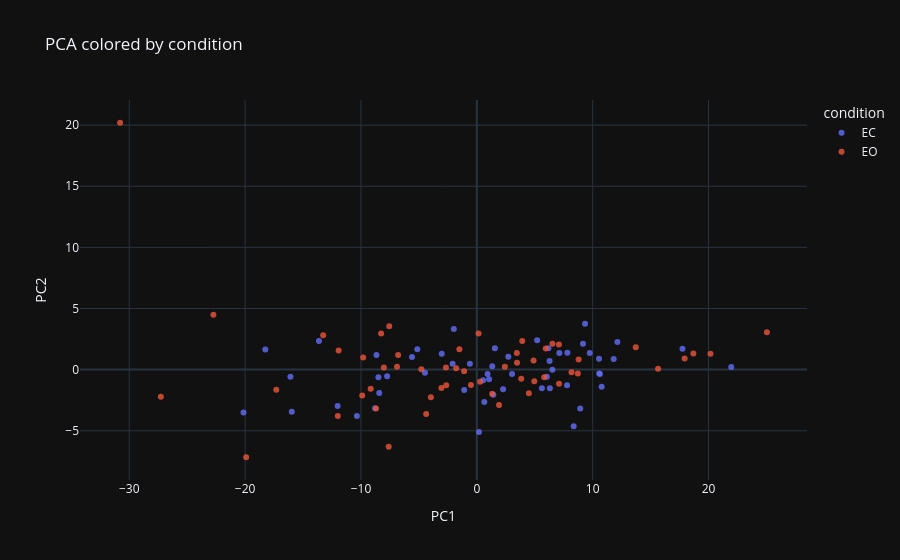
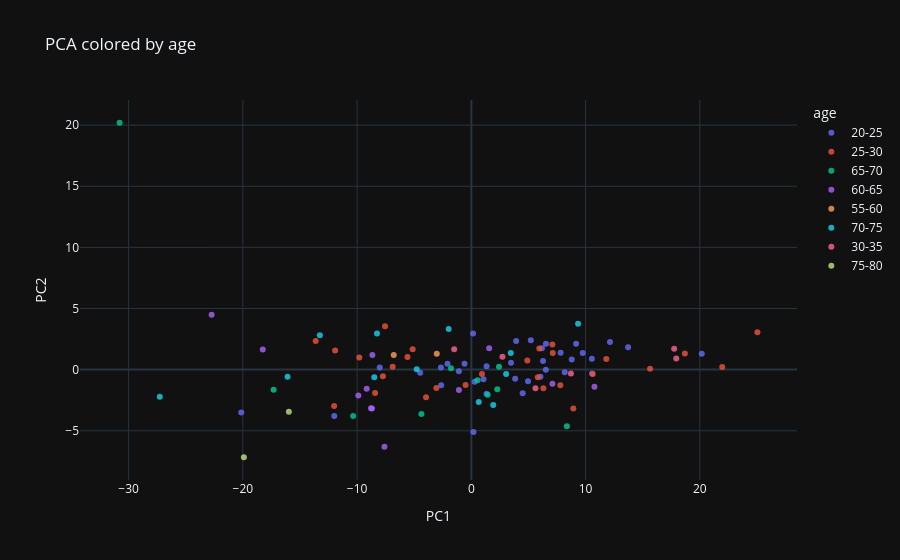
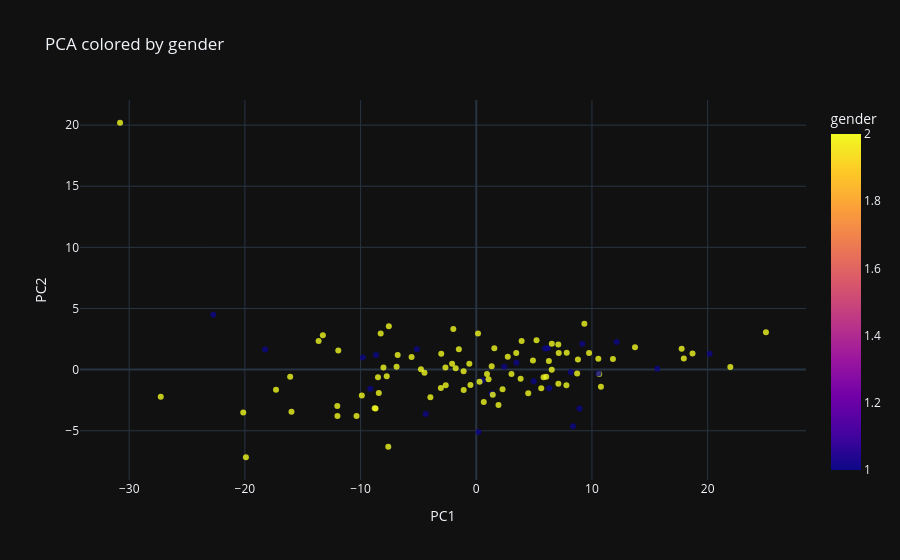

Notebook code cell kept with these figures, in order:
### Code cell
color_vars = ["condition", "age", "gender"]

for var in color_vars:
    fig = px.scatter(
        df_pca,
        x="PC1",
        y="PC2",
        color=var,
        title=f"PCA colored by {var}",
        opacity=0.8,
        template="plotly_dark"
    )
    fig.show()

### Figure 1 — Plotly figure (JSON) as saved in the notebook; plotly's stock layout.template omitted (floating-point values rounded to 4 significant figures)
{"data": [{"hovertemplate": "condition=EC<br>PC1=%{x}<br>PC2=%{y}<extra></extra>", "legendgroup": "EC", "marker": {"color": "#636efa", "opacity": 0.8, "symbol": "circle"}, "mode": "markers", "name": "EC", "orientation": "v", "showlegend": true, "type": "scatter", "x": [-20.14, 6.048, 6.305, 9.168, 8.359, -1.088, -3.028, -8.496, 0.1865, -8.425, 8.925, 10.63, 0.5433, 12.13, -5.137, 7.79, -7.741, 0.9284, -2.089, 10.55, -12.01, 11.81, 21.96, 5.616, -13.63, 17.75, 9.751, -8.782, -8.664, -15.97, -1.985, 10.77, 3.043, -18.26, 7.815, 10.56, 9.343, 6.182, -10.35, -16.09, 0.647, 2.27, 1.426, 1.56, -5.593, 1.333, 5.208, -4.478, -0.5992, 6.522, 7.127, 1.061, 2.723, 6.277], "xaxis": "x", "y": [-3.504, -0.5905, -1.529, 2.117, -4.637, -1.677, 1.305, -0.6246, -5.101, -1.908, -3.187, -0.3507, -0.8743, 2.255, 1.665, -1.281, -0.5394, -0.3543, 0.4876, 0.8838, -2.966, 0.864, 0.2059, -1.524, 2.348, 1.707, 1.35, -3.154, 1.203, -3.449, 3.328, -1.411, -0.3581, 1.649, 1.388, -0.3073, 3.748, 1.755, -3.797, -0.5819, -2.647, -1.609, -2.056, 1.738, 1.028, 0.266, 2.407, -0.2472, 0.4844, -0.01336, 1.357, -0.7932, 1.047, 0.7095], "yaxis": "y"}, {"hovertemplate": "condition=EO<br>PC1=%{x}<br>PC2=%{y}<extra></extra>", "legendgroup": "EO", "marker": {"color": "#EF553B", "opacity": 0.8, "symbol": "circle"}, "mode": "markers", "name": "EO", "orientation": "v", "showlegend": true, "type": "scatter", "x": [-12.0, -2.64, 15.64, 20.17, -4.372, -7.607, -6.794, -4.784, 1.326, -0.5053, 5.948, 18.69, 2.418, 4.961, -9.809, 5.818, -11.93, -3.966, 0.151, 8.789, -7.557, 7.09, 25.04, 8.718, -6.888, 17.94, 3.833, -9.892, -9.162, -19.91, -13.26, 7.097, 3.453, -22.74, 0.2844, 8.174, -8.262, 3.472, -30.79, -27.27, 1.919, -17.31, -1.782, -8.703, -3.062, -2.663, 6.528, 3.922, -1.094, 4.491, 4.898, -8.022, -1.504, 13.72], "xaxis": "x", "y": [-3.802, -1.272, 0.07526, 1.305, -3.638, -6.31, 1.189, 0.04029, -1.981, -1.264, 1.728, 1.323, 0.2447, -0.9429, 0.9962, -0.6207, 1.57, -2.25, 2.961, 0.818, 3.542, 2.055, 3.049, -0.3193, 0.2362, 0.9164, -0.7444, -2.121, -1.555, -7.167, 2.808, -1.158, 1.363, 4.49, -1.0, -0.2055, 2.959, 0.5665, 20.19, -2.222, -2.886, -1.641, 0.1217, -3.188, -1.493, 0.1683, 2.121, 2.341, -0.127, -1.928, 0.7515, 0.1796, 1.676, 1.83], "yaxis": "y"}], "layout": {"legend": {"title": {"text": "condition"}, "tracegroupgap": 0}, "title": {"text": "PCA colored by condition"}, "xaxis": {"anchor": "y", "domain": [0, 1], "title": {"text": "PC1"}}, "yaxis": {"anchor": "x", "domain": [0, 1], "title": {"text": "PC2"}}}}

### Figure 2 — Plotly figure (JSON) as saved in the notebook; plotly's stock layout.template omitted (floating-point values rounded to 4 significant figures)
{"data": [{"hovertemplate": "age=20-25<br>PC1=%{x}<br>PC2=%{y}<extra></extra>", "legendgroup": "20-25", "marker": {"color": "#636efa", "opacity": 0.8, "symbol": "circle"}, "mode": "markers", "name": "20-25", "orientation": "v", "showlegend": true, "type": "scatter", "x": [-20.14, -12.0, 6.048, -2.64, 9.168, 20.17, 0.1865, 1.326, 12.13, 4.961, -2.089, 0.151, 10.55, 8.789, 9.751, 3.833, 7.815, 0.2844, 10.56, 8.174, 6.182, 3.472, 1.333, -2.663, 5.208, 6.528, -4.478, 3.922, -0.5992, -1.094, 6.522, 4.491, 1.061, -8.022, 6.277, 13.72], "xaxis": "x", "y": [-3.504, -3.802, -0.5905, -1.272, 2.117, 1.305, -5.101, -1.981, 2.255, -0.9429, 0.4876, 2.961, 0.8838, 0.818, 1.35, -0.7444, 1.388, -1.0, -0.3073, -0.2055, 1.755, 0.5665, 0.266, 0.1683, 2.407, 2.121, -0.2472, 2.341, 0.4844, -0.127, -0.01336, -1.928, -0.7932, 0.1796, 0.7095, 1.83], "yaxis": "y"}, {"hovertemplate": "age=25-30<br>PC1=%{x}<br>PC2=%{y}<extra></extra>", "legendgroup": "25-30", "marker": {"color": "#EF553B", "opacity": 0.8, "symbol": "circle"}, "mode": "markers", "name": "25-30", "orientation": "v", "showlegend": true, "type": "scatter", "x": [6.305, 15.64, -8.425, -0.5053, 8.925, 5.948, 10.63, 18.69, -5.137, -9.809, 7.79, 5.818, -7.741, -11.93, 0.9284, -3.966, -12.01, -7.557, 11.81, 7.09, 21.96, 25.04, -13.63, -6.888, -5.593, -3.062, 7.127, 4.898], "xaxis": "x", "y": [-1.529, 0.07526, -1.908, -1.264, -3.187, 1.728, -0.3507, 1.323, 1.665, 0.9962, -1.281, -0.6207, -0.5394, 1.57, -0.3543, -2.25, -2.966, 3.542, 0.864, 2.055, 0.2059, 3.049, 2.348, 0.2362, 1.028, -1.493, 1.357, 0.7515], "yaxis": "y"}, {"hovertemplate": "age=65-70<br>PC1=%{x}<br>PC2=%{y}<extra></extra>", "legendgroup": "65-70", "marker": {"color": "#00cc96", "opacity": 0.8, "symbol": "circle"}, "mode": "markers", "name": "65-70", "orientation": "v", "showlegend": true, "type": "scatter", "x": [8.359, -4.372, 0.5433, 2.418, -10.35, -30.79, 2.27, -17.31, 1.426, -1.782], "xaxis": "x", "y": [-4.637, -3.638, -0.8743, 0.2447, -3.797, 20.19, -1.609, -1.641, -2.056, 0.1217], "yaxis": "y"}, {"hovertemplate": "age=60-65<br>PC1=%{x}<br>PC2=%{y}<extra></extra>", "legendgroup": "60-65", "marker": {"color": "#ab63fa", "opacity": 0.8, "symbol": "circle"}, "mode": "markers", "name": "60-65", "orientation": "v", "showlegend": true, "type": "scatter", "x": [-1.088, -7.607, -8.782, -9.892, -8.664, -9.162, 10.77, 7.097, -18.26, -22.74, 1.56, -8.703], "xaxis": "x", "y": [-1.677, -6.31, -3.154, -2.121, 1.203, -1.555, -1.411, -1.158, 1.649, 4.49, 1.738, -3.188], "yaxis": "y"}, {"hovertemplate": "age=55-60<br>PC1=%{x}<br>PC2=%{y}<extra></extra>", "legendgroup": "55-60", "marker": {"color": "#FFA15A", "opacity": 0.8, "symbol": "circle"}, "mode": "markers", "name": "55-60", "orientation": "v", "showlegend": true, "type": "scatter", "x": [-3.028, -6.794], "xaxis": "x", "y": [1.305, 1.189], "yaxis": "y"}, {"hovertemplate": "age=70-75<br>PC1=%{x}<br>PC2=%{y}<extra></extra>", "legendgroup": "70-75", "marker": {"color": "#19d3f3", "opacity": 0.8, "symbol": "circle"}, "mode": "markers", "name": "70-75", "orientation": "v", "showlegend": true, "type": "scatter", "x": [-8.496, -4.784, -1.985, -13.26, 3.043, 3.453, 9.343, -8.262, -16.09, -27.27, 0.647, 1.919], "xaxis": "x", "y": [-0.6246, 0.04029, 3.328, 2.808, -0.3581, 1.363, 3.748, 2.959, -0.5819, -2.222, -2.647, -2.886], "yaxis": "y"}, {"hovertemplate": "age=30-35<br>PC1=%{x}<br>PC2=%{y}<extra></extra>", "legendgroup": "30-35", "marker": {"color": "#FF6692", "opacity": 0.8, "symbol": "circle"}, "mode": "markers", "name": "30-35", "orientation": "v", "showlegend": true, "type": "scatter", "x": [5.616, 8.718, 17.94, 17.75, 2.723, -1.504], "xaxis": "x", "y": [-1.524, -0.3193, 0.9164, 1.707, 1.047, 1.676], "yaxis": "y"}, {"hovertemplate": "age=75-80<br>PC1=%{x}<br>PC2=%{y}<extra></extra>", "legendgroup": "75-80", "marker": {"color": "#B6E880", "opacity": 0.8, "symbol": "circle"}, "mode": "markers", "name": "75-80", "orientation": "v", "showlegend": true, "type": "scatter", "x": [-15.97, -19.91], "xaxis": "x", "y": [-3.449, -7.167], "yaxis": "y"}], "layout": {"legend": {"title": {"text": "age"}, "tracegroupgap": 0}, "title": {"text": "PCA colored by age"}, "xaxis": {"anchor": "y", "domain": [0, 1], "title": {"text": "PC1"}}, "yaxis": {"anchor": "x", "domain": [0, 1], "title": {"text": "PC2"}}}}

### Figure 3 — Plotly figure (JSON) as saved in the notebook; plotly's stock layout.template omitted (floating-point values rounded to 4 significant figures)
{"data": [{"hovertemplate": "PC1=%{x}<br>PC2=%{y}<br>gender=%{marker.color}<extra></extra>", "legendgroup": "", "marker": {"color": [2, 2, 2, 2, 1, 1, 1, 1, 1, 1, 2, 2, 2, 2, 2, 2, 1, 1, 2, 2, 1, 1, 2, 2, 1, 1, 1, 1, 1, 1, 2, 2, 2, 2, 2, 2, 2, 2, 2, 2, 2, 2, 2, 2, 2, 2, 2, 2, 2, 2, 2, 2, 2, 2, 2, 2, 1, 1, 2, 2, 2, 2, 2, 2, 2, 2, 1, 1, 2, 2, 1, 1, 2, 2, 1, 1, 2, 2, 2, 2, 2, 2, 2, 2, 2, 2, 2, 2, 2, 2, 2, 2, 2, 2, 2, 2, 2, 2, 2, 2, 2, 2, 2, 2, 2, 2, 2, 2], "coloraxis": "coloraxis", "opacity": 0.8, "symbol": "circle"}, "mode": "markers", "name": "", "orientation": "v", "showlegend": false, "type": "scatter", "x": [-20.14, -12.0, 6.048, -2.64, 6.305, 15.64, 9.168, 20.17, 8.359, -4.372, -1.088, -7.607, -3.028, -6.794, -8.496, -4.784, 0.1865, 1.326, -8.425, -0.5053, 8.925, 5.948, 10.63, 18.69, 0.5433, 2.418, 12.13, 4.961, -5.137, -9.809, 7.79, 5.818, -7.741, -11.93, 0.9284, -3.966, -2.089, 0.151, 10.55, 8.789, -12.01, -7.557, 11.81, 7.09, 21.96, 25.04, 5.616, 8.718, -13.63, -6.888, 17.94, 17.75, 9.751, 3.833, -8.782, -9.892, -8.664, -9.162, -15.97, -19.91, -1.985, -13.26, 10.77, 7.097, 3.043, 3.453, -18.26, -22.74, 7.815, 0.2844, 10.56, 8.174, 9.343, -8.262, 6.182, 3.472, -10.35, -30.79, -16.09, -27.27, 0.647, 1.919, 2.27, -17.31, 1.426, -1.782, 1.56, -8.703, -5.593, -3.062, 1.333, -2.663, 5.208, 6.528, -4.478, 3.922, -0.5992, -1.094, 6.522, 4.491, 7.127, 4.898, 1.061, -8.022, 2.723, -1.504, 6.277, 13.72], "xaxis": "x", "y": [-3.504, -3.802, -0.5905, -1.272, -1.529, 0.07526, 2.117, 1.305, -4.637, -3.638, -1.677, -6.31, 1.305, 1.189, -0.6246, 0.04029, -5.101, -1.981, -1.908, -1.264, -3.187, 1.728, -0.3507, 1.323, -0.8743, 0.2447, 2.255, -0.9429, 1.665, 0.9962, -1.281, -0.6207, -0.5394, 1.57, -0.3543, -2.25, 0.4876, 2.961, 0.8838, 0.818, -2.966, 3.542, 0.864, 2.055, 0.2059, 3.049, -1.524, -0.3193, 2.348, 0.2362, 0.9164, 1.707, 1.35, -0.7444, -3.154, -2.121, 1.203, -1.555, -3.449, -7.167, 3.328, 2.808, -1.411, -1.158, -0.3581, 1.363, 1.649, 4.49, 1.388, -1.0, -0.3073, -0.2055, 3.748, 2.959, 1.755, 0.5665, -3.797, 20.19, -0.5819, -2.222, -2.647, -2.886, -1.609, -1.641, -2.056, 0.1217, 1.738, -3.188, 1.028, -1.493, 0.266, 0.1683, 2.407, 2.121, -0.2472, 2.341, 0.4844, -0.127, -0.01336, -1.928, 1.357, 0.7515, -0.7932, 0.1796, 1.047, 1.676, 0.7095, 1.83], "yaxis": "y"}], "layout": {"coloraxis": {"colorbar": {"title": {"text": "gender"}}, "colorscale": [[0, "#0d0887"], [0.1111, "#46039f"], [0.2222, "#7201a8"], [0.3333, "#9c179e"], [0.4444, "#bd3786"], [0.5556, "#d8576b"], [0.6667, "#ed7953"], [0.7778, "#fb9f3a"], [0.8889, "#fdca26"], [1, "#f0f921"]]}, "legend": {"tracegroupgap": 0}, "title": {"text": "PCA colored by gender"}, "xaxis": {"anchor": "y", "domain": [0, 1], "title": {"text": "PC1"}}, "yaxis": {"anchor": "x", "domain": [0, 1], "title": {"text": "PC2"}}}}
